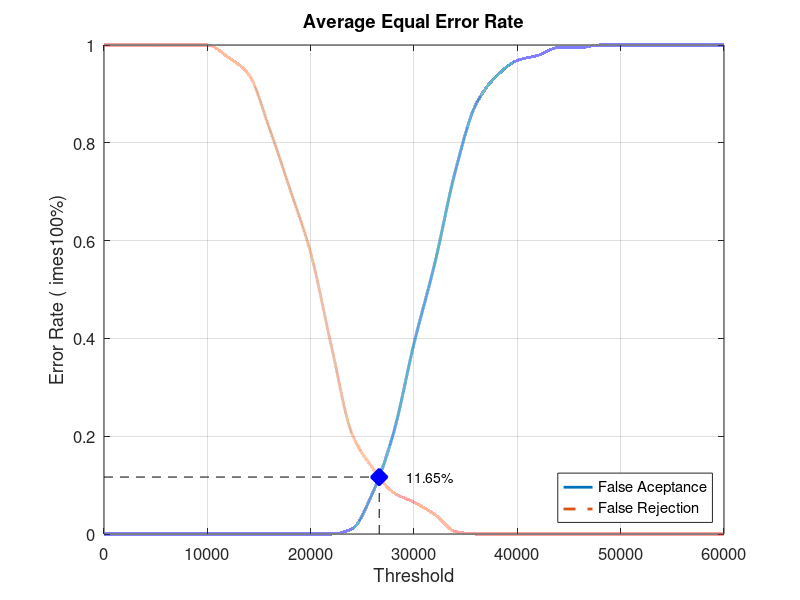
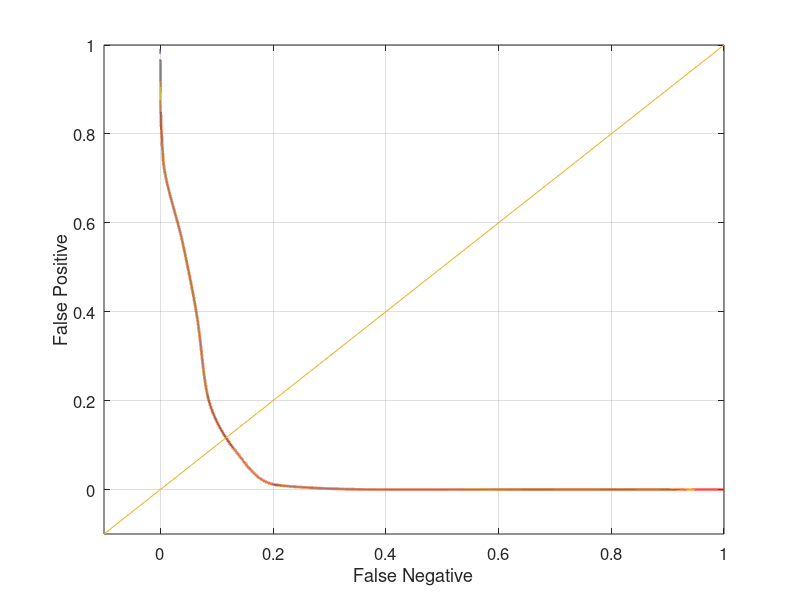

Here is the MATLAB script that generated these plots, in order:
close all;
clear;
clc;
x = 0:2000:60000;
xq = 0:0.5:60000;

y0 = [0 0 0 0 0 0 0 0 0 0 0 0 0.0105263 0.0842105 0.205263 0.389474 0.552632 0.742105 0.878947 0.936842 0.968421 0.978947 0.994737 0.994737 1 1 1 1 1 1 1]
yy0 = interp1(x, y0, xq, 'pchip');
y1 = [1 1 1 1 1 1 0.975 0.94 0.83 0.705 0.575 0.385 0.205 0.135 0.085 0.065 0.04 0.005 0 0 0 0 0 0 0 0 0 0 0 0 0]
yy1 = interp1(x, y1, xq, 'pchip');

% Calculating EER: 
y2 = abs(y0 - y1);
find(y2 == min(y2))
yy2 = abs(yy0 - yy1);
xEER = find(yy2 == min(yy2));
xEERIndex = xq(xEER) % X-axis EER
yEER = yy0(xEER) % Y-axis EER

main = figure
plot(xq, yy0,'-','LineWidth', 2);	hold on
plot(xq, yy1,'--','LineWidth', 2);	hold on
plot([xEERIndex xEERIndex], [0 yEER], 'k--');	hold on
plot([0 xEERIndex], [yEER yEER], 'k--');	hold on
plot(xEERIndex, yEER, 'bx', 'LineWidth', 10);	hold on
text(xEERIndex + 10 * xEERIndex / 100, yEER, [num2str(round((10000 * yEER)) / 100) '%'])
legend('False Aceptance', 'False Rejection', 'Location', 'SouthEast')
xlabel('Threshold')
ylabel('Error Rate (	imes100%)')
title('Average Equal Error Rate')
set(gca, 'FontSize', 12)
axis([0 60000 0 1])
grid on

print(main, 'Database1_1Main', '-dpng');
FNRxFPR = figure('Color', [1 1 1]);
plot(yy1, yy0, '-', yy1, yy0, 'LineWidth', 2);
hold on
y = -0.1:0.1:1
plot(y, y); 
set(gca, 'FontSize', 12)
xlabel('False Negative')
ylabel('False Positive')
axis([-0.1 1 -0.1 1])
set(gca, 'FontSize', 12)
grid on

print(FNRxFPR, 'Database1_1FNRxFPR','-dpng');
